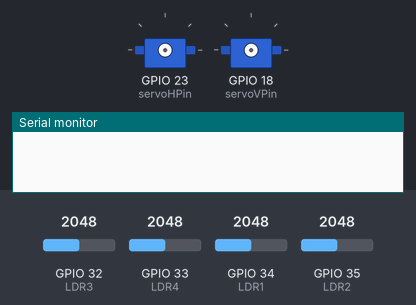
Simulated run of this sketch. Board: ESP32. On the bench: 2 × servo, the last lines printed to the serial monitor. The test bench sets the inputs (shaded band); at power-on: GPIO 32 (LDR3) = 2048, GPIO 33 (LDR4) = 2048, GPIO 34 (LDR1) = 2048, GPIO 35 (LDR2) = 2048. WiFi joins after 1.5 s; servers stay silent unless stated; the local clock reads 2024-03-15 10:24:30 at power-on unless the sketch sets it; the Firebase database answers and starts empty. At 6.2 s the program puts the board to deep sleep or switches it off; the recording ends there.

Above: at 0.0 s.
At 4.0 s:
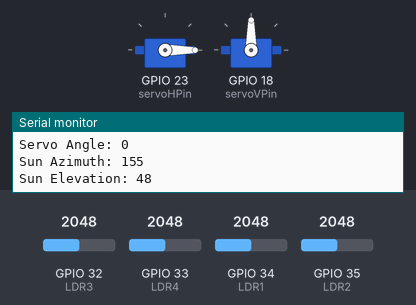
Timing chart, 0 to 5.5 s (numbered marks = the images above):
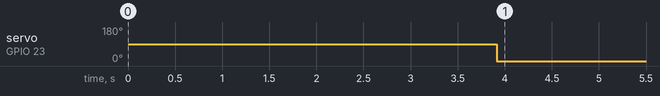

The sketch:

SUNFLOWER.ino
```cpp
#include <ESP32Servo.h>

// ===================== LDR PINS =====================
const int LDR1 = 34;
const int LDR2 = 35;
const int LDR3 = 32;
const int LDR4 = 33;

// ===================== SERVOS =====================
Servo servoH;
Servo servoV;

const int servoHPin = 23;
const int servoVPin = 18;

// ===================== TIME =====================
#define uS_TO_S_FACTOR 1000000ULL
#define SLEEP_TIME 720  // 12 minutes = 720 seconds


void sunloop() {
  // your sun tracking logic
  Serial.println("SUN running...");
}

// ===================== SETUP =====================
void setup() {

  Serial.begin(115200);
  delay(1000);

  servoH.attach(servoHPin);
  servoV.attach(servoVPin);

  ldrsetup();
  firebasesetup();
  Serial.println("Running sensors...");

  ldrloop();
  firebaseloop();

  Serial.println("Going to sleep for 12 minutes");

  esp_sleep_enable_timer_wakeup(SLEEP_TIME * uS_TO_S_FACTOR);
  esp_deep_sleep_start();
}

// ===================== LOOP (NOT USED) =====================
void loop() {
  // never used because ESP sleeps
}
```

Firebase.ino
```cpp
#include <WiFi.h>
#include <Firebase_ESP_Client.h>
#include <ESP32Servo.h>
#include <time.h>
extern Servo servoH;
extern Servo servoV;

// WiFi
#define WIFI_SSID ""
#define WIFI_PASSWORD ""

// Firebase
#define API_KEY ""
#define DATABASE_URL ""

// Firebase objects
FirebaseData fbdo;
FirebaseAuth auth;
FirebaseConfig config;

// ================= SUN VARIABLES =================
#define DEG_TO_RAD 0.01745329251

float Lon = 10.2 * DEG_TO_RAD;
float Lat = 36.8 * DEG_TO_RAD;

const char* ntpServer = "pool.ntp.org";
const long gmtOffset_sec = 3600;
const int daylightOffset_sec = 0;

int sun_azimuth;
int sun_elevation;

// ================= FUNCTIONS =================
void Calculate_Sun_Position(
  int hour,
  int minute,
  int second,
  int day,
  int month,
  int year
);

long JulianDate(int year, int month, int day);

void firebasesetup() {

  // Connect WiFi
  WiFi.begin(WIFI_SSID, WIFI_PASSWORD);
  Serial.print("Connecting to WiFi");

  while (WiFi.status() != WL_CONNECTED) {
    Serial.print(".");
    delay(500);
  }
  Serial.println("\nConnected!");

  // Firebase config
  config.api_key ="";
  config.database_url = "";
  // 🔥 MUST BE INSIDE setup()
  auth.user.email = "";
  auth.user.password = "";

  Firebase.begin(&config, &auth);
  Firebase.reconnectWiFi(true);
  servoH.attach(servoHPin);
  servoV.attach(servoVPin, 500, 2400);
  // ===== TIME =====
  configTime(gmtOffset_sec, daylightOffset_sec, ntpServer);

}


void firebaseloop() {

  // ==================================================
  // ================== LDR READING ===================
  // ==================================================
  int ldrValue = analogRead(LDR1);

  Serial.print("LDR Value: ");
  Serial.println(ldrValue);

  // Send LDR to Firebase
  if (Firebase.RTDB.setInt(&fbdo, "/sensors/ldr", ldrValue)) {
    Serial.println("LDR Sent OK");
  } else {
    Serial.println("Failed to send LDR");
    Serial.println(fbdo.errorReason());
  }

  // ==================================================
  // ============ READ SERVO FROM FIREBASE ============
  // ==================================================
  if (Firebase.RTDB.getInt(&fbdo, "/servo/orientation")) {

    int angle = fbdo.intData();

    // Safety limits
    angle = constrain(angle, 0, 180);

    Serial.print("Servo Angle: ");
    Serial.println(angle);

    servoH.write(angle);

  } else {

    Serial.println("Failed to read servo angle");
    Serial.println(fbdo.errorReason());
  }

  // ==================================================
  // ================= SUN POSITION ===================
  // ==================================================
  struct tm timeinfo;

  if (getLocalTime(&timeinfo)) {

    Calculate_Sun_Position(
      timeinfo.tm_hour,
      timeinfo.tm_min,
      timeinfo.tm_sec,
      timeinfo.tm_mday,
      timeinfo.tm_mon + 1,
      timeinfo.tm_year + 1900
    );

    Serial.print("Sun Azimuth: ");
    Serial.println(sun_azimuth);

    Serial.print("Sun Elevation: ");
    Serial.println(sun_elevation);

    // Send solar data to Firebase
    Firebase.RTDB.setInt(&fbdo, "/solar/azimuth", sun_azimuth);
    Firebase.RTDB.setInt(&fbdo, "/solar/elevation", sun_elevation);

  } else {

    Serial.println("Failed to obtain time");
  }

  delay(2000);


}
// ======================================================
// ================= SUN CALCULATION ====================
// ======================================================
void Calculate_Sun_Position(
  int hour,
  int minute,
  int second,
  int day,
  int month,
  int year
) {

  float T, JD_frac, L0, M, C, L_true;
  float GrHrAngle, Obl, RA, Decl, HrAngle;

  long JDate = JulianDate(year, month, day);

  JD_frac =
    (hour + minute / 60.0 + second / 3600.0) / 24.0 - 0.5;

  T = (JDate - 2451545 + JD_frac) / 36525.0;

  L0 = DEG_TO_RAD *
       fmod(280.46645 + 36000.76983 * T, 360);

  M = DEG_TO_RAD *
      fmod(357.5291 + 35999.0503 * T, 360);

  C = DEG_TO_RAD *
      (
        (1.9146 - 0.004847 * T) * sin(M) +
        (0.019993 - 0.000101 * T) * sin(2 * M) +
        0.00029 * sin(3 * M)
      );

  Obl = DEG_TO_RAD * 23.44;

  GrHrAngle =
    280.46061837 +
    360.98564736629 *
    (JDate - 2451545 + JD_frac);

  GrHrAngle = fmod(GrHrAngle, 360.0);

  L_true = fmod(C + L0, 2 * PI);

  RA = atan2(
    sin(L_true) * cos(Obl),
    cos(L_true)
  );

  Decl = asin(
    sin(Obl) * sin(L_true)
  );

  HrAngle =
    DEG_TO_RAD * GrHrAngle + Lon - RA;

  float elevation = asin(
    sin(Lat) * sin(Decl) +
    cos(Lat) * cos(Decl) * cos(HrAngle)
  );

  float azimuth = PI + atan2(
    sin(HrAngle),
    cos(HrAngle) * sin(Lat) -
    tan(Decl) * cos(Lat)
  );

  sun_azimuth = azimuth / DEG_TO_RAD;
  sun_elevation = elevation / DEG_TO_RAD;
}

// ======================================================
// =================== JULIAN DATE ======================
// ======================================================
long JulianDate(int year, int month, int day) {

  if (month <= 2) {
    year--;
    month += 12;
  }

  int A = year / 100;
  int B = 2 - A + A / 4;

  long JD =
    (long)(365.25 * (year + 4716)) +
    (int)(30.6001 * (month + 1)) +
    day + B - 1524;

  return JD;
}
```

LDRSPOSITION.ino
```cpp
#include <ESP32Servo.h>


// ===================== SERVO =====================
extern Servo servoH;
extern const int LDR1 ;
extern const int LDR2 ;
extern const int LDR3;
extern const int LDR4 ;


// ===================== PARAMETERS =====================
int deadZone = 30;
const int LIGHT_THRESHOLD = 400;

// Number of readings for averaging
const int samples = 6;

// Buffer smoothing
const int SMOOTH_WINDOW = 5;

int topBuffer[SMOOTH_WINDOW];
int bottomBuffer[SMOOTH_WINDOW];

int bufferIndex = 0;

// ===================== CONTINUOUS SERVO VALUES =====================
int STOP = 90;

int UP = 33;
int DOWN = 160;

// Movement duration
int moveTime = 160;

// ===================== SMOOTH FUNCTION =====================
int smooth(int *buffer, int newValue)
{
  buffer[bufferIndex] = newValue;

  long sum = 0;

  for (int i = 0; i < SMOOTH_WINDOW; i++)
  {
    sum += buffer[i];
  }

  return sum / SMOOTH_WINDOW;
}

// ===================== SETUP =====================
void ldrsetup()
{
  Serial.begin(115200);

  servoH.attach(servoHPin, 1000, 2000);

  servoH.write(STOP);

  // Initialize buffers
  for (int i = 0; i < SMOOTH_WINDOW; i++)
  {
    topBuffer[i] = 0;
    bottomBuffer[i] = 0;
  }

  delay(1000);
}

// ===================== LOOP =====================
void ldrloop()
{
  long sumErrorH = 0;
  long sumLight = 0;

  // ===================== MULTIPLE READINGS =====================
  for (int i = 0; i < samples; i++)
  {
    // ---------- READ SENSORS ----------
    int TopR = analogRead(LDR1);
    int TopL = analogRead(LDR2);
    int BotR = analogRead(LDR3);
    int BotL = analogRead(LDR4);

    // ---------- RAW AVERAGES ----------
    int topRaw = (TopR + TopL) / 2;
    int bottomRaw = (BotR + BotL) / 2;

    // ---------- BUFFER SMOOTHING ----------
    int top = smooth(topBuffer, topRaw);
    int bottom = smooth(bottomBuffer, bottomRaw);

    bufferIndex = (bufferIndex + 1) % SMOOTH_WINDOW;

    // ---------- TOTAL LIGHT ----------
    int avgAll = (TopR + TopL + BotR + BotL) / 4;

    // ---------- ERROR ----------
    int errorH = top - bottom;

    // ---------- SUM ----------
    sumErrorH += errorH;
    sumLight += avgAll;

    delay(10);
  }

  // ===================== FINAL AVERAGES =====================
  int avgErrorH = sumErrorH / samples;
  int avgLight = sumLight / samples;

  // ===================== DEBUG =====================
  Serial.println("------ DEBUG ------");

  Serial.print("Avg Error H: ");
  Serial.println(avgErrorH);

  Serial.print("Avg Light: ");
  Serial.println(avgLight);

  // ===================== LIGHT CHECK =====================
  if (avgLight > LIGHT_THRESHOLD)
  {
    // ===================== MOTOR CONTROL =====================
    if (avgErrorH > deadZone)
    {
      Serial.println("Moving DOWN");

      servoH.write(DOWN);
      delay(moveTime);

      servoH.write(STOP);
    }

    else if (avgErrorH < -deadZone)
    {
      Serial.println("Moving UP");

      servoH.write(UP);
      delay(moveTime);

      servoH.write(STOP);
    }

    else
    {
      servoH.write(STOP);

      Serial.println("STOP");
    }
  }

  else
  {
    servoH.write(STOP);

    Serial.println("LOW LIGHT - STOP");
  }

  delay(50);
}
```

magnotometercalibration.ino
```cpp

```

Measured:
- by itself, servo on GPIO 23 (servoHPin): 90° → 0° at 3.9 s
